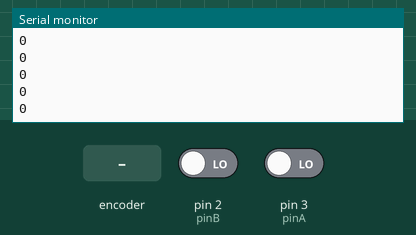
Bench run of a sketch on a simulated Arduino Mega 2560, built with avr-gcc and run on an emulated ATmega2560. Shown: the last lines printed to the serial monitor. The inputs (shaded band) are chosen by the test bench; at power-on: pin 2 (pinB) LOW, pin 3 (pinA) LOW.

Above: at 1.2 s.
1.3 s: rotary encoder on pin 3 (pinA) / pin 2 (pinB) turned 1 step (first pin leading)
At 2.2 s:
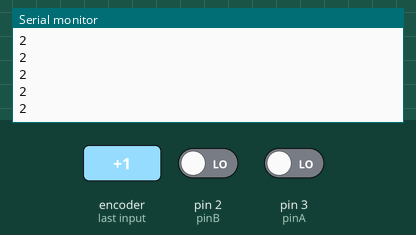
3.0 s: rotary encoder on pin 3 (pinA) / pin 2 (pinB) turned 1 step (first pin leading)
At 4.0 s:
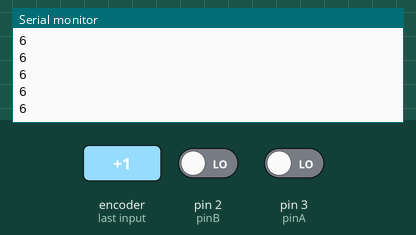
Timing chart, 0 to 6.0 s (numbered marks = the images above; inputs shaded):
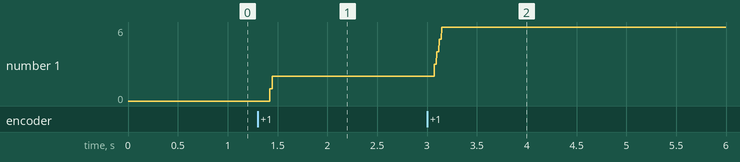

The sketch:

SensorVal_sketch_sep23a.ino
```cpp
int pinB = 2;
int pinA = 3;
int i = 0;
int angle = 0;
int temp = 0;
int tempB = 0;

void setup() {
  // put your setup code here, to run once:

  pinMode(pinB, INPUT);
  pinMode(pinA, INPUT);
  Serial.begin(9600);

}

void loop() {
  // put your main code here, to run repeatedly:
  int read_pinB = digitalRead(pinB);
  int read_pinA = digitalRead(pinA);
  //(i<80){
    //i++;
    //Serial.print("A:");
    //Serial.println(read_pinA);
    //Serial.print("B:");
    //Serial.println(read_pinB);
    //Serial.print("I: ");
    //Serial.println(i);
    Serial.println(angle);
  //}
  if(read_pinA != temp){
    temp = read_pinA;
    angle++;
  }
  if(read_pinB != tempB){
    tempB = read_pinB;
    angle++;
  }
  //The default output of A is 1
  //The default output of B is 1
  //If the sensor detects something B will become 0

}
```

Measured:
- after the input at 1.3 s, the serial monitor: prints a new line after 0.12 s (image 1)
- after the input at 3.0 s, the serial monitor: prints a new line after 0.07 s (image 2)
- plotted number 1: 0 → 2 after the input at 1.3 s, 2 → 6 after the input at 3.0 s
